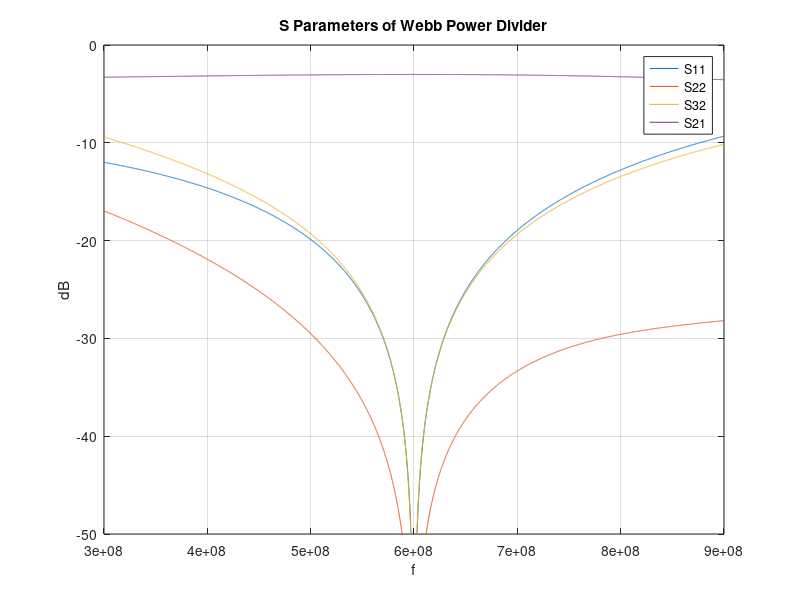

MATLAB code to generate this figure:
% Microwaves 2
% 2nd Project 

clearvars
close all

%Constants & Variables
z1 = 1;
z2 = 2;
r = z2/z1;
R = 2;
C = 70.983*10^(-12);
f = 300*10^6:10^5:900*10^6;
f0 = 600*10^6;
l = 1/2/pi*acot(sqrt(1+r+1/r)).*f/f0;

%S11
Zin1 = z2*(z1+(1i)*z2.*tan(2*pi*l))./(z2+(1i)*z1.*tan(2*pi*l));
Zin2 = z1*(Zin1+(1i)*z1.*tan(2*pi*l))./(z1+(1i)*Zin1.*tan(2*pi*l));
Zin = 0.5*Zin2;
S11 = (Zin-z1)./(Zin+z1);
%S21
S21 = zeros(1,length(f));
for i = 1:length(f)
    ABCD1 = [cos(2*pi*l(i)) (1i)*z1*sin(2*pi*l(i));((1i)/z1)*sin(2*pi*l(i)) cos(2*pi*l(i))];
    ABCD2 = [cos(2*pi*l(i)) (1i)*z2*sin(2*pi*l(i));((1i)/z2)*sin(2*pi*l(i)) cos(2*pi*l(i))];
    ABCD = ABCD1*ABCD2;
    S21(i) = 0.5*(1-S11(i))/(ABCD(2,1)+ABCD(2,2));
end
%S22,S32
%Even
Zin1 = z1*(z2+(1i)*z1.*tan(2*pi*l))./(z1+(1i)*z2.*tan(2*pi*l));
Zin2 = z2*(Zin1+(1i)*z2.*tan(2*pi*l))./(z2+(1i)*Zin1.*tan(2*pi*l));
GammaEven = (Zin2-z1)./(Zin2+z1);
% Odd
Zin1 =(1i)*z1*tan(2*pi*l);
Zin2 = z2*(Zin1+(1i)*z2.*tan(2*pi*l))./(z2+(1i)*Zin1.*tan(2*pi*l));
Zin3 = ((R/2)*((-1i)./(4*pi*f*C)))./((R/2)+((-1i)./(4*pi*f*C)));
Zin3 = (Zin3.*Zin2)./(Zin3+Zin2);
GammaOdd = (Zin3-z1)./(Zin3+z1);
S22 = 0.5*(GammaEven+GammaOdd);
S32 = 0.5*(GammaEven-GammaOdd);

%Plot
plot(f, 20*log10(abs(S11)))
hold on
plot(f, 20*log10(abs(S22)))
plot(f, 20*log10(abs(S32)))
plot(f, 20*log10(abs(S21)))
legend('S11','S22','S32','S21')
ylim([-50 0])
grid on
ylabel('dB')
xlabel('f')
title('S Parameters of Webb Power Divider')

%Bandwidth
index1 = (length(f)+1)/2;
index2 = 0;
for i = 1:index1
    if 20*log10(abs(S32(i)))>-20
        index2 = i;
    end
end
BW = 200*(f(index1)-f(index2))/f0;